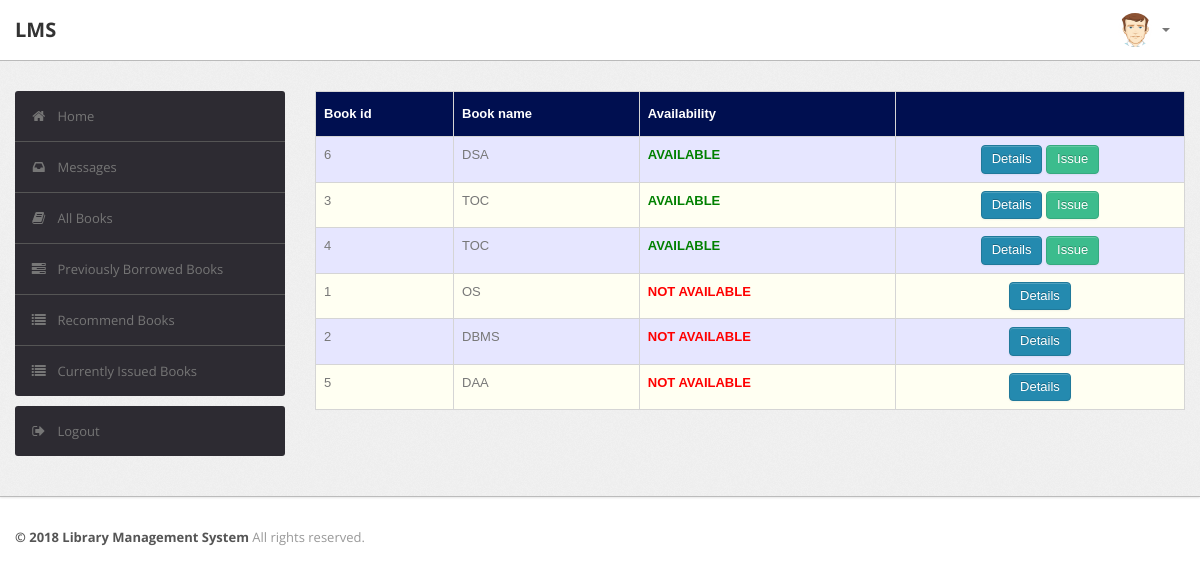
/student/book.php (signed in), run on the app's committed database.
### tables this page shows
CREATE TABLE `book` (
  `BookId` int(10) NOT NULL AUTO_INCREMENT,
  `Title` varchar(50) DEFAULT NULL,
  `Publisher` varchar(50) DEFAULT NULL,
  `Year` varchar(50) DEFAULT NULL,
  `Availability` int(5) DEFAULT NULL,
  PRIMARY KEY (`BookId`)
);

### student/book.php (the view, shortened to what this page needs)
<?php
require('dbconn.php');
?>
<?php
if ($_SESSION['RollNo']) {
    ?>
<!DOCTYPE html>
<html lang="en">
    <head>
        <link type="text/css" href="bootstrap/css/bootstrap.min.css" rel="stylesheet">
        <link type="text/css" href="bootstrap/css/bootstrap-responsive.min.css" rel="stylesheet">
        <link type="text/css" href="css/theme.css" rel="stylesheet">
        <link type="text/css" href="images/icons/css/font-awesome.css" rel="stylesheet">
    </head>
    <body>
        <div class="navbar navbar-fixed-top">
            <div class="navbar-inner">
                <div class="container">
                        <a class="brand" href="index.php">LMS </a>
                    <div class="nav-collapse collapse navbar-inverse-collapse">
                        <ul class="nav pull-right">
                            <li class="nav-user dropdown"><a href="#" class="dropdown-toggle" data-toggle="dropdown">
                                <img src="images/user.png" class="nav-avatar" />
                                <b class="caret"></b></a>
                            </li>
                        </ul>
                    </div>
                </div>
            </div>
        </div>
        <div class="wrapper">
            <div class="container">
                <div class="row">
                    <div class="span3">
                        <div class="sidebar">
                            <ul class="widget widget-menu unstyled">
                                <li class="active"><a href="index.php"><i class="menu-icon icon-home"></i>Home
                                </a></li>
                                 <li><a href="message.php"><i class="menu-icon icon-inbox"></i>Messages</a>
                                </li>
                                <li><a href="book.php"><i class="menu-icon icon-book"></i>All Books </a></li>
                                <li><a href="history.php"><i class="menu-icon icon-tasks"></i>Previously Borrowed Books </a></li>
                                <li><a href="recommendations.php"><i class="menu-icon icon-list"></i>Recommend Books </a></li>
                                <li><a href="current.php"><i class="menu-icon icon-list"></i>Currently Issued Books </a></li>
                            </ul>
                            <ul class="widget widget-menu unstyled">
                                <li><a href="logout.php"><i class="menu-icon icon-signout"></i>Logout </a></li>
                            </ul>
                        </div>
                    </div>
                    <div class="span9">
                        <table class="table" id = "tables">
                                  <thead>
                                    <tr>
                                      <th>Book id</th>
                                      <th>Book name</th>
                                      <th>Availability</th>
                                      <th></th>
                                    </tr>
                                  </thead>
                                  <tbody>
                                    <?php
                            $sql="select * from LMS.book order by Availability DESC";
                            $result=$conn->query($sql);
                            while($row=$result->fetch_assoc())
                            {
                                $bookid=$row['BookId'];
                                $name=$row['Title'];
                                $avail=$row['Availability'];
                            ?>
                                    <tr>
                                      <td><?php echo $bookid ?></td>
                                      <td><?php echo $name ?></td>
                                      <td><b><?php
                                           if($avail > 0)
                                              echo "<font color=\"green\">AVAILABLE</font>";
                                            else
                                            	echo "<font color=\"red\">NOT AVAILABLE</font>";
                                                 ?>
                                                 </b></td>
                                      <td><center><a href="bookdetails.php?id=<?php echo $bookid; ?>" class="btn btn-primary">Details</a>
                                      	<?php
                                      	if($avail > 0)
                                      		echo "<a href=\"issue_request.php?id=".$bookid."\" class=\"btn btn-success\">Issue</a>";
                                        ?>
                                        </center></td>
                                    </tr>
                               <?php } ?>
                               </tbody>
                                </table>
                            </div>
                </div>
                </div>
            </div>
<div class="footer">
            <div class="container">
                <b class="copyright">&copy; 2018 Library Management System </b>All rights reserved.
            </div>
        </div>
    </body>
</html>
<?php }
else {
    echo "<script type='text/javascript'>alert('Access Denied!!!')</script>";
} ?>

### student/css/theme.css (style rules this page uses)
#tables { font-family: "Trebuchet MS", Arial, Helvetica, sans-serif; border-collapse: collapse; width: 100%; }
#tables td, #tables th { border: 1px solid #ddd; padding: 8px; }
#tables tr:nth-child(even) { background-color: #fffff2; }
#tables tr:nth-child(odd) { background-color: #e6e6ff; }
#tables th { padding-top: 12px; padding-bottom: 12px; text-align: left; background-color: #000F50; color: white; }
body { font-size: 13px; font-family: 'Open Sans', Arial, sans-serif; background: #fff; color: #777 }
strong, b { color: #555 }
.wrapper { background: url(../images/bg.png) #eee; border-bottom: 1px solid #bbb; -webkit-box-shadow: 0 1px 2px rgba(0,0,0,0.1); -moz-box-shadow: 0 1px 2px rgba(0,0,0,0.1); box-shadow: 0 1px 2px rgba(0,0,0,0.1); padding: 30px 0 }
.footer { color: #999; padding: 30px 0 60px }
body [class^="icon-"], body [class*=" icon-"] { font-size: 14px; line-height: 20px; height: 20px }
.navbar { position: static!important; margin: 0!important }
.navbar .navbar-inner { background: #fff; border-bottom: 1px solid #bbb; -webkit-box-shadow: 0 1px 2px rgba(0,0,0,0.15); -moz-box-shadow: 0 1px 2px rgba(0,0,0,0.15); box-shadow: 0 1px 2px rgba(0,0,0,0.15) }
.navbar .brand { color: #333; font-weight: bold; font-size: 20px; margin-right: 20px; padding: 20px }
.navbar .nav>li>a { padding: 20px 15px; font-weight: bold; color: #777 }
.nav-user>a { height: 20px }
.nav-avatar { width: 34px; height: 34px; margin: -7px 5px 0 0; -webkit-border-radius: 50%; -moz-border-radius: 50%; border-radius: 50% }
.btn, .btn-box { -webkit-border-radius: 3px; -moz-border-radius: 3px; border-radius: 3px }
.btn { font-size: 13px; font-weight: 600 }
.btn { display: inline-block; margin-bottom: 0; font-weight: 400; text-align: center; vertical-align: middle; cursor: pointer; background-image: none; border: 1px solid transparent; white-space: nowrap; padding: 4px 10px; font-size: 13px; line-height: 1.42857; border-radius: 4px; -webkit-user-select: none; -moz-user-select: none; -ms-user-select: none; user-select: none }
.btn-primary { color: #fff; background-color: #248aaf; border-color: #20799a }
.btn-success { color: #fff; background-color: #3cbc8d; border-color: #36a97f }
.table { margin-bottom: 0 }
.table th, .table td { border-color: #d5d5d5!important }
.widget-menu { background: #fff; -webkit-border-radius: 3px; -moz-border-radius: 3px; border-radius: 3px; overflow: hidden }
.widget-menu a { color: #555; display: block; line-height: 20px; padding: 15px; text-decoration: none!important }
.widget-menu .menu-icon { margin-right: 10px; color: #767676; -webkit-transition: all .2s ease-in-out; -moz-transition: all .2s ease-in-out; transition: all .2s ease-in-out; }
.widget-menu>li+li { border-top: 1px solid #555 }
.widget-menu>li>a { background-color: #2d2b32; color: #767676; -webkit-transition: all .2s ease-in-out; -moz-transition: all .2s ease-in-out; transition: all .2s ease-in-out; }

### data on the page
book: BookId "6", Title "DSA", Availability "AVAILABLE"
book: BookId "3", Title "TOC", Availability "AVAILABLE"
book: BookId "4", Title "TOC", Availability "AVAILABLE"
book: BookId "1", Title "OS", Availability "NOT AVAILABLE"
book: BookId "2", Title "DBMS", Availability "NOT AVAILABLE"
book: BookId "5", Title "DAA", Availability "NOT AVAILABLE"
